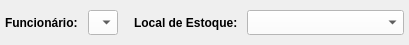
           <widget class="QWidget" name="widget_11" native="true">
            <property name="minimumSize">
             <size>
              <width>0</width>
              <height>45</height>
             </size>
            </property>
            <property name="maximumSize">
             <size>
              <width>16777215</width>
              <height>45</height>
             </size>
            </property>
            <layout class="QHBoxLayout" name="horizontalLayout_10">
             <property name="leftMargin">
              <number>0</number>
             </property>
             <property name="topMargin">
              <number>0</number>
             </property>
             <property name="rightMargin">
              <number>0</number>
             </property>
             <property name="bottomMargin">
              <number>0</number>
             </property>
             <item>
              <widget class="QWidget" name="widget_Cor6" native="true">
               <property name="sizePolicy">
                <sizepolicy hsizetype="Preferred" vsizetype="Preferred">
                 <horstretch>0</horstretch>
                 <verstretch>0</verstretch>
                </sizepolicy>
               </property>
               <property name="minimumSize">
                <size>
                 <width>0</width>
                 <height>0</height>
                </size>
               </property>
               <property name="maximumSize">
                <size>
                 <width>16777215</width>
                 <height>16777215</height>
                </size>
               </property>
               <property name="styleSheet">
                <string notr="true"/>
               </property>
               <layout class="QHBoxLayout" name="horizontalLayout_3">
                <property name="spacing">
                 <number>3</number>
                </property>
                <property name="leftMargin">
                 <number>5</number>
                </property>
                <property name="topMargin">
                 <number>3</number>
                </property>
                <property name="rightMargin">
                 <number>5</number>
                </property>
                <property name="bottomMargin">
                 <number>3</number>
                </property>
                <item>
                 <widget class="QLabel" name="label_29">
                  <property name="minimumSize">
                   <size>
                    <width>80</width>
                    <height>0</height>
                   </size>
                  </property>
                  <property name="maximumSize">
                   <size>
                    <width>80</width>
                    <height>16777215</height>
                   </size>
                  </property>
                  <property name="font">
                   <font>
                    <pointsize>9</pointsize>
                    <weight>75</weight>
                    <bold>true</bold>
                   </font>
                  </property>
                  <property name="text">
                   <string>Funcionário:</string>
                  </property>
                  <property name="alignment">
                   <set>Qt::AlignLeading|Qt::AlignLeft|Qt::AlignVCenter</set>
                  </property>
                 </widget>
                </item>
                <item>
                 <widget class="QComboBox" name="combo_Funcionario">
                  <property name="sizePolicy">
                   <sizepolicy hsizetype="Preferred" vsizetype="Preferred">
                    <horstretch>0</horstretch>
                    <verstretch>0</verstretch>
                   </sizepolicy>
                  </property>
                  <property name="minimumSize">
                   <size>
                    <width>0</width>
                    <height>25</height>
                   </size>
                  </property>
                  <property name="maximumSize">
                   <size>
                    <width>16777215</width>
                    <height>25</height>
                   </size>
                  </property>
                  <property name="font">
                   <font>
                    <pointsize>9</pointsize>
                   </font>
                  </property>
                  <property name="styleSheet">
                   <string notr="true">background-color: rgb(255, 255, 255);</string>
                  </property>
                  <item>
                   <property name="text">
                    <string/>
                   </property>
                  </item>
                 </widget>
                </item>
               </layout>
              </widget>
             </item>
             <item>
              <widget class="QWidget" name="widget_Cor7" native="true">
               <property name="sizePolicy">
                <sizepolicy hsizetype="Preferred" vsizetype="Preferred">
                 <horstretch>0</horstretch>
                 <verstretch>0</verstretch>
                </sizepolicy>
               </property>
               <property name="minimumSize">
                <size>
                 <width>280</width>
                 <height>0</height>
                </size>
               </property>
               <property name="maximumSize">
                <size>
                 <width>280</width>
                 <height>16777215</height>
                </size>
               </property>
               <property name="styleSheet">
                <string notr="true"/>
               </property>
               <layout class="QHBoxLayout" name="horizontalLayout_8">
                <property name="spacing">
                 <number>3</number>
                </property>
                <property name="leftMargin">
                 <number>5</number>
                </property>
                <property name="topMargin">
                 <number>3</number>
                </property>
                <property name="rightMargin">
                 <number>5</number>
                </property>
                <property name="bottomMargin">
                 <number>3</number>
                </property>
                <item>
                 <widget class="QLabel" name="label_31">
                  <property name="minimumSize">
                   <size>
                    <width>110</width>
                    <height>0</height>
                   </size>
                  </property>
                  <property name="maximumSize">
                   <size>
                    <width>110</width>
                    <height>16777215</height>
                   </size>
                  </property>
                  <property name="font">
                   <font>
                    <pointsize>9</pointsize>
                    <weight>75</weight>
                    <bold>true</bold>
                   </font>
                  </property>
                  <property name="text">
                   <string>Local de Estoque:</string>
                  </property>
                  <property name="alignment">
                   <set>Qt::AlignLeading|Qt::AlignLeft|Qt::AlignVCenter</set>
                  </property>
                 </widget>
                </item>
                <item>
                 <widget class="QComboBox" name="combo_Local_Estoque">
                  <property name="sizePolicy">
                   <sizepolicy hsizetype="Preferred" vsizetype="Preferred">
                    <horstretch>0</horstretch>
                    <verstretch>0</verstretch>
                   </sizepolicy>
                  </property>
                  <property name="minimumSize">
                   <size>
                    <width>0</width>
                    <height>25</height>
                   </size>
                  </property>
                  <property name="maximumSize">
                   <size>
                    <width>16777215</width>
                    <height>25</height>
                   </size>
                  </property>
                  <property name="font">
                   <font>
                    <pointsize>9</pointsize>
                   </font>
                  </property>
                  <property name="styleSheet">
                   <string notr="true">background-color: rgb(255, 255, 255);</string>
                  </property>
                  <item>
                   <property name="text">
                    <string/>
                   </property>
                  </item>
                 </widget>
                </item>
               </layout>
              </widget>
             </item>
            </layout>
           </widget>
